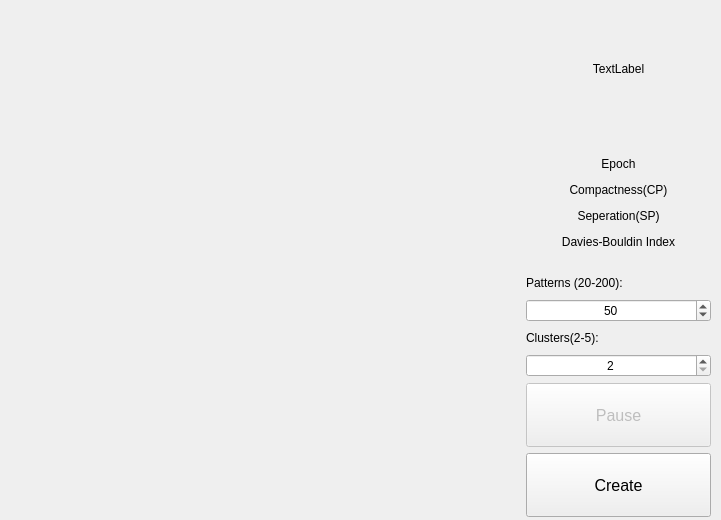
<?xml version="1.0" encoding="UTF-8"?>
<ui version="4.0">
 <class>MainWindow</class>
 <widget class="QMainWindow" name="MainWindow">
  <property name="geometry">
   <rect>
    <x>0</x>
    <y>0</y>
    <width>721</width>
    <height>520</height>
   </rect>
  </property>
  <property name="maximumSize">
   <size>
    <width>721</width>
    <height>568</height>
   </size>
  </property>
  <property name="windowTitle">
   <string>MainWindow</string>
  </property>
  <widget class="QWidget" name="centralWidget">
   <layout class="QHBoxLayout" name="horizontalLayout">
    <property name="spacing">
     <number>2</number>
    </property>
    <property name="leftMargin">
     <number>2</number>
    </property>
    <property name="topMargin">
     <number>0</number>
    </property>
    <property name="rightMargin">
     <number>0</number>
    </property>
    <property name="bottomMargin">
     <number>0</number>
    </property>
    <item>
     <widget class="KMeansDisplay" name="widget" native="true">
      <property name="sizePolicy">
       <sizepolicy hsizetype="Fixed" vsizetype="Fixed">
        <horstretch>0</horstretch>
        <verstretch>0</verstretch>
       </sizepolicy>
      </property>
      <property name="minimumSize">
       <size>
        <width>512</width>
        <height>512</height>
       </size>
      </property>
      <property name="maximumSize">
       <size>
        <width>512</width>
        <height>512</height>
       </size>
      </property>
     </widget>
    </item>
    <item>
     <layout class="QVBoxLayout" name="verticalLayout">
      <property name="leftMargin">
       <number>10</number>
      </property>
      <property name="topMargin">
       <number>5</number>
      </property>
      <property name="rightMargin">
       <number>10</number>
      </property>
      <property name="bottomMargin">
       <number>3</number>
      </property>
      <item>
       <widget class="QLabel" name="labelLogo">
        <property name="minimumSize">
         <size>
          <width>128</width>
          <height>128</height>
         </size>
        </property>
        <property name="text">
         <string>TextLabel</string>
        </property>
        <property name="alignment">
         <set>Qt::AlignCenter</set>
        </property>
       </widget>
      </item>
      <item>
       <spacer name="verticalSpacer">
        <property name="orientation">
         <enum>Qt::Vertical</enum>
        </property>
        <property name="sizeType">
         <enum>QSizePolicy::Minimum</enum>
        </property>
        <property name="sizeHint" stdset="0">
         <size>
          <width>20</width>
          <height>15</height>
         </size>
        </property>
       </spacer>
      </item>
      <item>
       <widget class="QLabel" name="labelEpoch">
        <property name="text">
         <string>Epoch</string>
        </property>
        <property name="alignment">
         <set>Qt::AlignCenter</set>
        </property>
       </widget>
      </item>
      <item>
       <widget class="QLabel" name="labelCP">
        <property name="text">
         <string>Compactness(CP)</string>
        </property>
        <property name="alignment">
         <set>Qt::AlignCenter</set>
        </property>
       </widget>
      </item>
      <item>
       <widget class="QLabel" name="labelSP">
        <property name="text">
         <string>Seperation(SP)</string>
        </property>
        <property name="alignment">
         <set>Qt::AlignCenter</set>
        </property>
       </widget>
      </item>
      <item>
       <widget class="QLabel" name="labelDBI">
        <property name="text">
         <string>Davies-Bouldin Index</string>
        </property>
        <property name="alignment">
         <set>Qt::AlignCenter</set>
        </property>
       </widget>
      </item>
      <item>
       <spacer name="verticalSpacer_2">
        <property name="orientation">
         <enum>Qt::Vertical</enum>
        </property>
        <property name="sizeType">
         <enum>QSizePolicy::Minimum</enum>
        </property>
        <property name="sizeHint" stdset="0">
         <size>
          <width>15</width>
          <height>15</height>
         </size>
        </property>
       </spacer>
      </item>
      <item>
       <widget class="QLabel" name="labelPat">
        <property name="text">
         <string>Patterns (20-200):</string>
        </property>
       </widget>
      </item>
      <item>
       <widget class="QSpinBox" name="spinPat">
        <property name="alignment">
         <set>Qt::AlignCenter</set>
        </property>
        <property name="suffix">
         <string/>
        </property>
        <property name="prefix">
         <string/>
        </property>
        <property name="minimum">
         <number>20</number>
        </property>
        <property name="maximum">
         <number>200</number>
        </property>
        <property name="singleStep">
         <number>10</number>
        </property>
        <property name="value">
         <number>50</number>
        </property>
       </widget>
      </item>
      <item>
       <widget class="QLabel" name="labelClu">
        <property name="text">
         <string>Clusters(2-5):</string>
        </property>
       </widget>
      </item>
      <item>
       <widget class="QSpinBox" name="spinClu">
        <property name="alignment">
         <set>Qt::AlignCenter</set>
        </property>
        <property name="suffix">
         <string/>
        </property>
        <property name="prefix">
         <string/>
        </property>
        <property name="minimum">
         <number>2</number>
        </property>
        <property name="maximum">
         <number>5</number>
        </property>
        <property name="value">
         <number>2</number>
        </property>
       </widget>
      </item>
      <item>
       <widget class="QToolButton" name="toolPause">
        <property name="enabled">
         <bool>false</bool>
        </property>
        <property name="sizePolicy">
         <sizepolicy hsizetype="Expanding" vsizetype="MinimumExpanding">
          <horstretch>0</horstretch>
          <verstretch>0</verstretch>
         </sizepolicy>
        </property>
        <property name="minimumSize">
         <size>
          <width>0</width>
          <height>64</height>
         </size>
        </property>
        <property name="maximumSize">
         <size>
          <width>16777215</width>
          <height>64</height>
         </size>
        </property>
        <property name="font">
         <font>
          <pointsize>12</pointsize>
         </font>
        </property>
        <property name="text">
         <string>Pause</string>
        </property>
        <property name="icon">
         <iconset resource="resource.qrc">
          <normaloff>:/icon/res/pause.png</normaloff>
          <normalon>:/icon/res/play.png</normalon>:/icon/res/pause.png</iconset>
        </property>
        <property name="iconSize">
         <size>
          <width>48</width>
          <height>48</height>
         </size>
        </property>
        <property name="checkable">
         <bool>true</bool>
        </property>
        <property name="toolButtonStyle">
         <enum>Qt::ToolButtonTextBesideIcon</enum>
        </property>
       </widget>
      </item>
      <item>
       <widget class="QToolButton" name="toolCreate">
        <property name="sizePolicy">
         <sizepolicy hsizetype="Expanding" vsizetype="MinimumExpanding">
          <horstretch>0</horstretch>
          <verstretch>0</verstretch>
         </sizepolicy>
        </property>
        <property name="minimumSize">
         <size>
          <width>0</width>
          <height>64</height>
         </size>
        </property>
        <property name="maximumSize">
         <size>
          <width>16777215</width>
          <height>64</height>
         </size>
        </property>
        <property name="font">
         <font>
          <pointsize>12</pointsize>
         </font>
        </property>
        <property name="layoutDirection">
         <enum>Qt::LeftToRight</enum>
        </property>
        <property name="text">
         <string>Create</string>
        </property>
        <property name="icon">
         <iconset resource="resource.qrc">
          <normaloff>:/icon/res/add.png</normaloff>:/icon/res/add.png</iconset>
        </property>
        <property name="iconSize">
         <size>
          <width>48</width>
          <height>48</height>
         </size>
        </property>
        <property name="popupMode">
         <enum>QToolButton::DelayedPopup</enum>
        </property>
        <property name="toolButtonStyle">
         <enum>Qt::ToolButtonTextBesideIcon</enum>
        </property>
       </widget>
      </item>
     </layout>
    </item>
   </layout>
  </widget>
 </widget>
 <layoutdefault spacing="6" margin="11"/>
 <customwidgets>
  <customwidget>
   <class>KMeansDisplay</class>
   <extends>QWidget</extends>
   <header>kmeansdisplay.h</header>
   <container>1</container>
  </customwidget>
 </customwidgets>
 <resources>
  <include location="resource.qrc"/>
 </resources>
 <connections/>
</ui>
